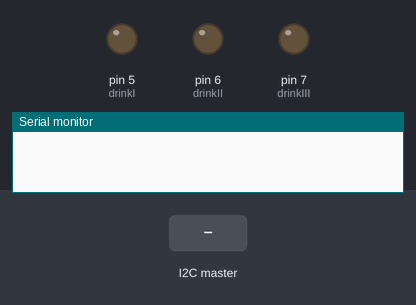
Bench run of a sketch on a simulated Arduino Uno, built with avr-gcc and run on an emulated ATmega328P. Shown: output pins drawn as LEDs (lit = HIGH), the last lines printed to the serial monitor. Inputs (shaded band) come from the test bench.

Above: at 1.2 s.
1.3 s: the I2C master sends "a"
At 2.5 s:
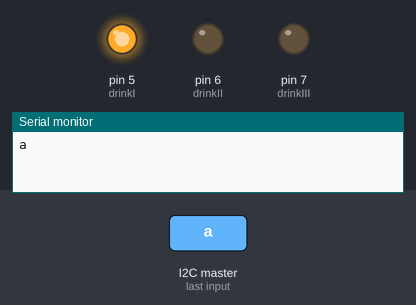
4.3 s: the I2C master sends "b"
At 4.8 s:
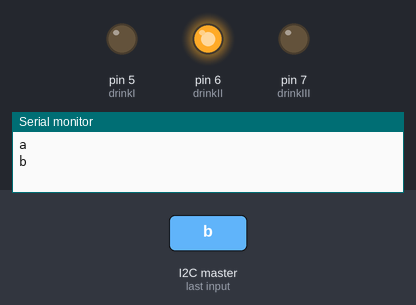
7.3 s: the I2C master sends "c"
At 8.3 s:
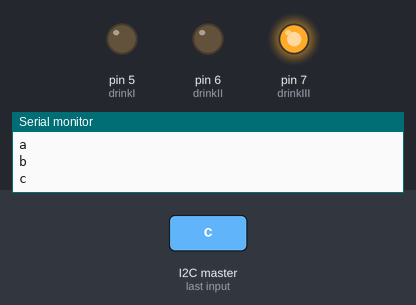
Timing chart, 0 to 10.8 s (numbered marks = the images above; inputs shaded):
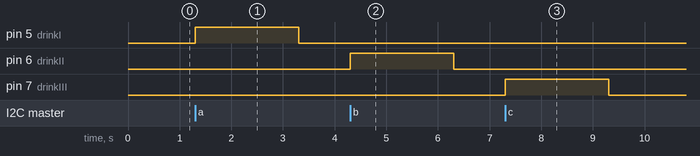

The sketch:

arduino_bar.ino
```cpp
#include <Wire.h>
#define drinkI 5
#define drinkII 6
#define drinkIII 7
char c;

void setup() {
 Wire.begin(8);                /* join i2c bus with address 8 */
 Wire.onReceive(receiveEvent); /* register receive event */
 Serial.begin(9600);           /* start serial for debug */
 pinMode(drinkI, OUTPUT);
 pinMode(drinkII, OUTPUT);
 pinMode(drinkIII, OUTPUT);
}

void loop() {
 if ( c == 'a'){
 digitalWrite(drinkI, 1);
 delay(2000);
 digitalWrite(drinkI, 0);
 c = 'q';
 }
 if ( c == 'b'){
 digitalWrite(drinkII, 1);
 delay(2000);
 digitalWrite(drinkII, 0);
 c = 'q';
 }
 if ( c == 'c'){
 digitalWrite(drinkIII, 1);
 delay(2000);
 digitalWrite(drinkIII, 0);
 c = 'q';
 }

}

// function that executes whenever data is received from master
void receiveEvent(int howMany) {
 while (0 <Wire.available()) {
    c = Wire.read();      /* receive byte as a character */
    Serial.print(c);
  }
   Serial.println();
          /* to newline */
}

// function that executes whenever data is requested from master
```

Measured:
- after the input at 1.3 s, pin 5 (drinkI): LOW → HIGH at once, → LOW 2.0 s later
- after the input at 4.3 s, pin 6 (drinkII): LOW → HIGH at once, → LOW 2.0 s later
- after the input at 7.3 s, pin 7 (drinkIII): LOW → HIGH at once, → LOW 2.0 s later
